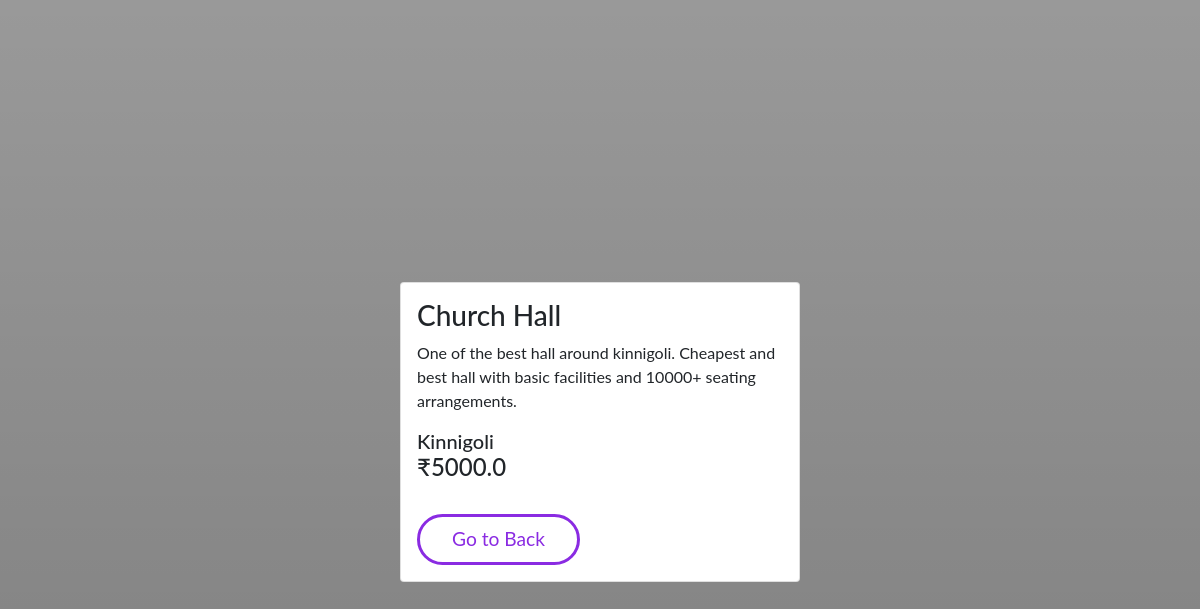
/halls/about/1 (signed in), run on the app's committed database.
### tables this page shows
CREATE TABLE halls(id INTEGER NOT NULL,name VARCHAR(120),place VARCHAR(50),description VARCHAR(320),image VARCHAR(50),price FLOAT,PRIMARY KEY (id),UNIQUE (name),UNIQUE (image));

### routes/user_routes.py (the view)
@main.route('/halls/about/<int:id>')
@authenticate
def about_hall(id):
    if(g.user):
        hall = db.get_hall(id)
        if(hall):
            return render_template('about.html',hall=hall[0])
        flash('No hall found!')
        redirect('/halls')
    return redirect('/login')

### db/db_handler.py (called while the page is built)
def getData(cur):
    return [i for i in cur]

def getUserById(id):
    result = db.engine.execute("SELECT * FROM users WHERE id = ?",(id))
    user = getData(result)
    if(len(user)>0):
        user_ = {
                    'id':user[0][0],
                    'email':user[0][1],
                    'name':user[0][3],
                    'phone':user[0][4],
                    }
        return user_
    return user

def get_hall(id):
    result = db.engine.execute("SELECT * FROM halls WHERE id = ?",(id))
    return getData(result)

### templates/about.html (shortened to what this page needs)
<!DOCTYPE html>
<html lang="en">
<head>
	<link href="https://cdn.jsdelivr.net/npm/bootstrap@5.1.3/dist/css/bootstrap.min.css" rel="stylesheet"
>
</head>
<body style="
            background-attachment: fixed;
            background-image: -o-linear-gradient(rgba(0, 0, 0, 0.4), rgba(0, 0, 0, 0.5)), url(/static/images/{{hall.image}});
            background-image: -webkit-gradient(linear, left top, left bottom, from(rgba(0, 0, 0, 0.7)), to(rgba(0, 0, 0, 0.7))), url(/static/images/{{hall.image}});
            background-image: linear-gradient(rgba(0, 0, 0, 0.4), rgba(0, 0, 0, 0.5)), url(/static/images/{{hall.image}});
            background-size: contain;
            background-repeat: no-repeat;
            background-position: center;
            overflow: hidden;
">
 {% if hall %}
    <div class="card about__card">
        <div class="card-body">
            <h3 class="card-title">{{hall.name}}</h3>
            <p class="card-text">{{hall.description}}</p>
            <div>
                <h5 class="card-text">{{hall.place}}</h5>
            </div>
            <div>
                <h4 class="card-text">₹{{hall.price}}</h4>
            </div>
    <div><a href="/halls" class="btn  btn__About btn__Animated__Scale btn__About__3">Go to Back</a></div>
        </div>
    </div>
    {% endif %}
</body>
</html>

### templates/about.html (style rules this page uses)
body { height: 100vh; font-family: "Lato", "Arial", sans-serif !important; display: flex; justify-content: center; align-items: center; margin-top: 2rem; }
.btn, .btn:link, .btn:visited { text-decoration: none; -webkit-transition: all 0.2s; -o-transition: all 0.2s; transition: all 0.2s; position: relative; display: inline-block; font-size: 1.2rem; }
.btn:after { content: ''; display: inline-block; height: 100%; width: 100%; border-radius: 10rem; position: absolute; top: 0; left: 0; z-index: -1; -webkit-transition: all 1s; -o-transition: all 1s; transition: all 1s; }
.btn__About { display: block; padding: .5rem 2rem; margin-top: 2rem; border-radius: 2rem; color: #ffffff !important; }
.btn__About__3 { border: 3px solid #8a2be2 !important; color: #8a2be2 !important; }
.about__card { width: 25rem; }

### data on the page
halls: name "Church Hall", description "One of the best hall around kinnigoli. Cheapest and best hall with basic facilities and 10000+ seating arrangements.", place "Kinnigoli", price "5000.0"
